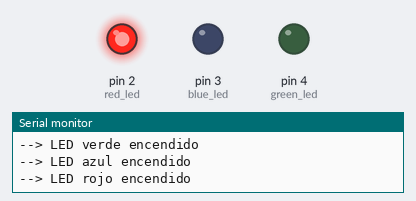
Simulated run of this sketch. Board: Arduino Uno, built with avr-gcc and run on an emulated ATmega328P. On the bench: output pins drawn as LEDs (lit = HIGH), the last lines printed to the serial monitor.

Above: at 0.6 s.
At 1.4 s:
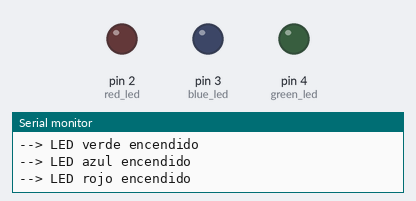
At 5.05 s:
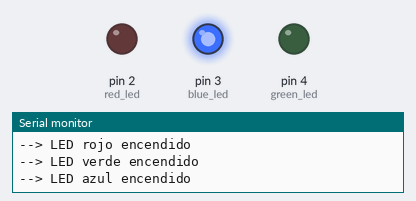
At 8.61 s:
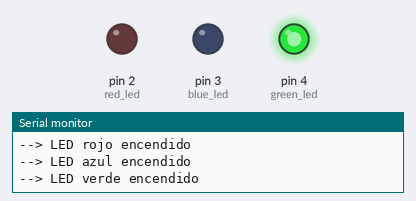
Timing chart, 0 to 10.0 s (numbered marks = the images above):
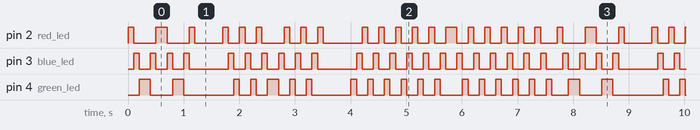

The sketch:

Secuential_LED.ino
```cpp
//Define name's pin
const int red_led = 2;
const int blue_led = 3;
const int green_led = 4;
const int pause = 100;

void setup() {
  // put your setup code here, to run once:
  Serial.begin (9600);
  pinMode(red_led,OUTPUT);
  pinMode(blue_led,OUTPUT);
  pinMode(green_led,OUTPUT);
}

void loop() {
  // put your main code here, to run repeatedly:
  left ();
  right ();
  left ();
  right ();

  off ();
  delay (500);

  left ();
  left ();
  left ();
  right ();
  right ();
  right ();

  off ();
  delay (500);

  right ();
  right ();
  right ();
  right ();
  right ();
  right ();
  left ();
  left ();
  left ();
  left ();
  left ();
  left ();

  off ();
  delay (100);

}

void right () {
  digitalWrite (green_led,HIGH);
  digitalWrite (blue_led,LOW);
  digitalWrite (red_led,LOW);
  Serial.println("--> LED verde encendido");
  delay (pause);
  digitalWrite (blue_led,HIGH);
  digitalWrite (green_led,LOW);
  digitalWrite (red_led,LOW);
  Serial.println("--> LED azul encendido");
  delay (pause);
  digitalWrite (red_led,HIGH);
  digitalWrite (green_led,LOW);
  digitalWrite (blue_led,LOW);
  Serial.println("--> LED rojo encendido");
  delay (pause);
}

void left () {
  digitalWrite (red_led,HIGH);
  digitalWrite (green_led,LOW);
  digitalWrite (blue_led,LOW);
  Serial.println("--> LED rojo encendido");
  delay (pause);
  digitalWrite (blue_led,HIGH);
  digitalWrite (green_led,LOW);
  digitalWrite (red_led,LOW);
  Serial.println("--> LED azul encendido");
  delay (pause);
  digitalWrite (green_led,HIGH);
  digitalWrite (blue_led,LOW);
  digitalWrite (red_led,LOW);
  Serial.println("--> LED verde encendido");
  delay (pause);
}

void off (){
  digitalWrite (red_led,LOW);
  digitalWrite (green_led,LOW);
  digitalWrite (blue_led,LOW);
}
```

Measured:
- by itself, pin 2 (red_led), pin 3 (blue_led), pin 4 (green_led): moves between LOW and HIGH, repeating every 7.7 s
